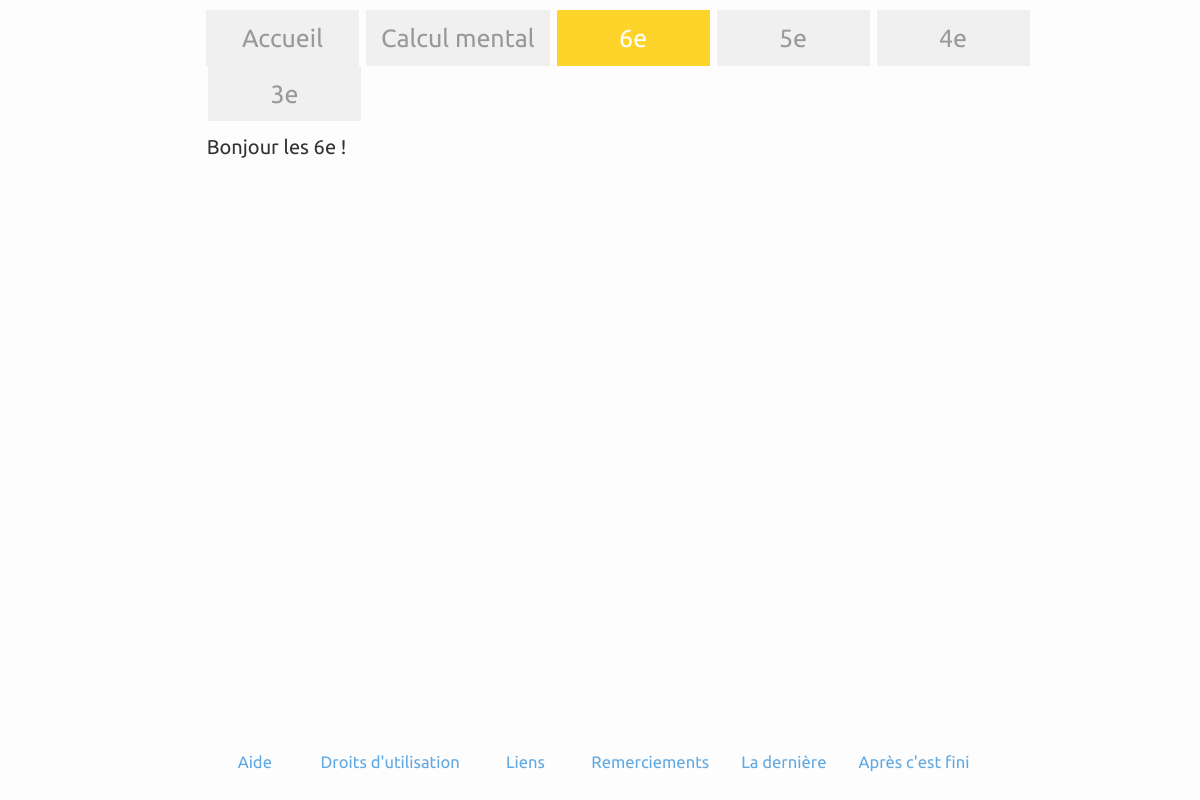
Before: /6e/ with the older database file.
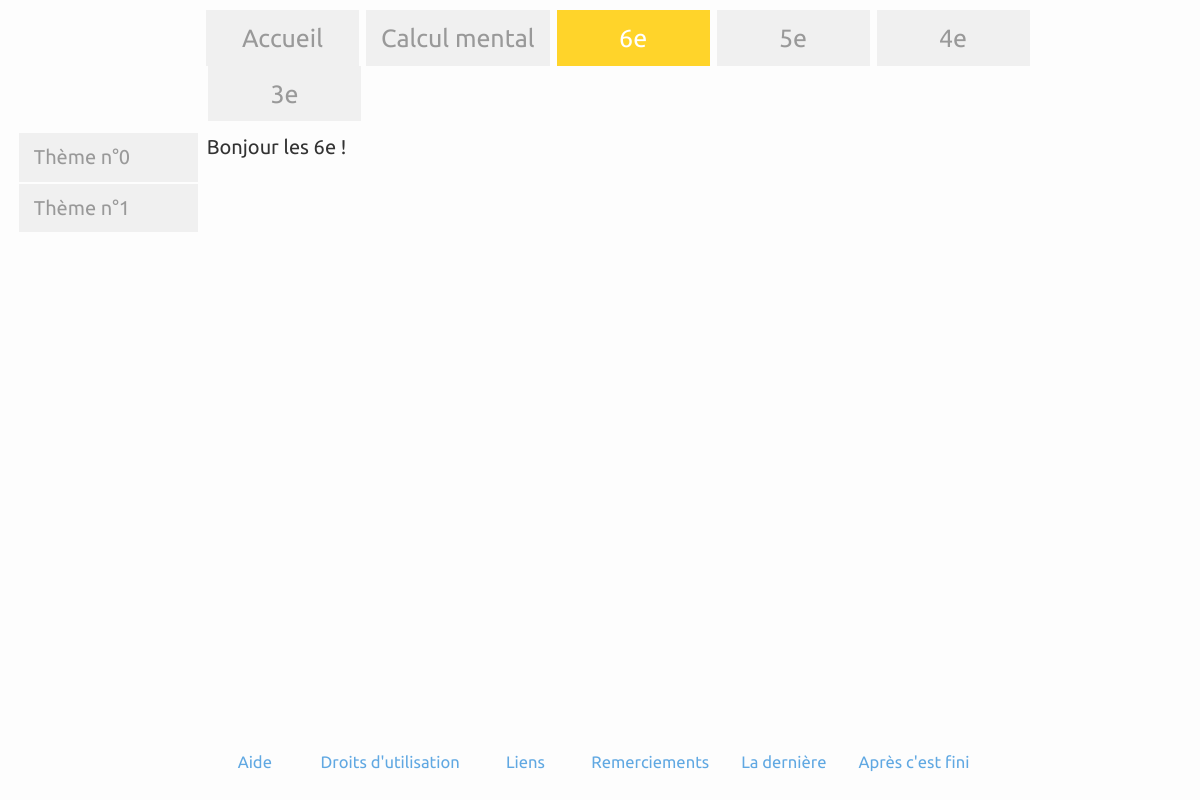
After: the same page with the newer database file.
### pages/models.py (models this page shows, shortened)
class Category(models.Model):
    class Meta:
        verbose_name_plural = "categories"
    order = models.PositiveSmallIntegerField()
    name = models.CharField(max_length=100)
    slug = models.SlugField(max_length=100, default='unset')
    text = models.TextField()

class FooterCategory(models.Model):
    class Meta:
        verbose_name_plural = "footer categories"
    order = models.PositiveSmallIntegerField()
    name = models.CharField(max_length=100)
    slug = models.SlugField(max_length=100, default='unset')
    text = models.TextField()

class Theme(models.Model):
    order = models.PositiveSmallIntegerField()
    name = models.CharField(max_length=100)
    slug = models.SlugField(max_length=100, default='unset')
    category = models.ForeignKey(Category, on_delete=models.CASCADE)

### pages/views.py (the view, shortened to what this page needs)
# urls.py: url(r'^(?P<category>[-\w]+)/$', views.build),
def build(request, category='', theme=''):
    category_slug = category
    footer = False
    get_category_object = Category.objects.filter(slug__exact=category_slug)
    if len(get_category_object):
        category_object = get_category_object[0]
    if footer:
        active_object = footer_object
    else:
        active_object = category_object
    navbar_slugs = [o.slug
                    for o in Category.objects.all().order_by('order')]
    navbar_links = ['/' + o.slug + '/'
                    for o in Category.objects.all().order_by('order')]
    navbar_links[0] = "/"
    navbar_entries = [o.name
                      for o in Category.objects.all().order_by('order')]
    navbar_infos = zip(navbar_slugs, navbar_links, navbar_entries)
    footer_links = [o.slug
                    for o in FooterCategory.objects.all().order_by('order')]
    footer_entries = [o.name
                      for o in FooterCategory.objects.all().order_by('order')]
    footer_infos = zip(footer_links, footer_entries)
    if footer:
        leftmenu_infos = []
    else:
        leftmenu_links = ['/' + o.category.slug + '/' + o.slug
                          for o in Theme.objects.filter(
                              category_id=category_object.id)
                          .order_by('order')]
        leftmenu_cat_slugs = [active_object.slug
                              for i in range(len(leftmenu_links))]
        leftmenu_entries = [o.name
                            for o in Theme.objects.filter(
                                category_id=category_object.id)
                            .order_by('order')]
        leftmenu_infos = zip(leftmenu_cat_slugs,
                             leftmenu_links,
                             leftmenu_entries)
    theme_slug = theme
    active_theme = ''
    tiles_infos = []
    return render_to_response('layout.html',
                              {'navbar_infos': navbar_infos,
                               'leftmenu_infos': leftmenu_infos,
                               'active_category': active_object.name,
                               'category_content': active_object.text,
                               'active_theme': active_theme,
                               'tiles_infos': tiles_infos,
                               'footer_infos': footer_infos,
                               'test_var': navbar_links,
                               })

### templates/layout.html (shortened to what this page needs)
<!DOCTYPE html>
<html>
<head>
    <link rel="stylesheet" href="https://maxcdn.bootstrapcdn.com/bootstrap/3.3.6/css/bootstrap.min.css">
    <link rel="stylesheet" href="https://maxcdn.bootstrapcdn.com/bootstrap/3.3.6/css/bootstrap-theme.min.css">
    <link rel="stylesheet" type="text/css" href="/static/css/fonts.css"/>
    <link rel="stylesheet" type="text/css" href="/static/css/layout.css"/>
    <link rel="stylesheet" type="text/css" href="/static/css/colors.css"/>
    <link rel="stylesheet" type="text/css" href="/static/css/shapes.css"/>
</head>
<body class="container-fluid">
    <div class=wrapper>
        <div class=body>
            <div class="row">
                <div class="col-md-12 navbar_row" role="navigation">
                    <ul class="nav nav-pills navbar_entries">
                        {% for slug, link, entry in navbar_infos %}
                            {% if active_category == entry %}
                                <li role="presentation" class="active navbar_entry navbar_active_{{ slug }}"><a href="{{ link }}">{{ entry }}</a></li>
                            {% else %}
                                <li role="presentation" class="navbar_entry navbar_{{ slug }}"><a href="{{ link }}">{{ entry }}</a></li>
                            {% endif %}
                        {% endfor %}
                    </ul>
                </div>
            </div>
            <div class="row">
                <div class="col-md-2 leftmenu_col" role="navigation">
                    <ul class="nav nav-pills nav-stacked">
                        {% for cat_slug, link, entry in leftmenu_infos %}
                            {% if active_theme == entry %}
                                <li role="presentation" class="active leftentry_cat_{{ cat_slug }}"><a href="{{ link }}">{{ entry }}</a></li>
                            {% else %}
                                <li role="presentation" class="leftentry_cat_{{ cat_slug }}"><a href="{{ link }}">{{ entry }}</a></li>
                            {% endif %}
                        {% endfor %}
                    </ul>
                </div>
                <div class="col-md-10 main">
                    {% if active_theme == '' %}
                        {{ category_content|safe }}
                    {% endif %}
                </div>
            </div>
        </div>
        <div class="footer row">
            <div class="col-md-12 footer_row" role="navigation">
                <ul class="nav nav-pills footer-entries">
                    {% for link, entry in footer_infos %}
                        {% if active_category == entry %}
                            <li role="presentation" class="active footer_entry active_footer_entry"><a href="/{{ link }}/">{{ entry }}</a></li>
                        {% else %}
                            <li role="presentation" class="footer_entry"><a href="/{{ link }}/">{{ entry }}</a></li>
                        {% endif %}
                    {% endfor %}
                </ul>
            </div>
        </div>
    </div>
</body>
</html>

### static/css/layout.css (style rules this page uses)
html, body { margin: 0; padding: 0; height: 100%; }
.wrapper { min-height: 100%; position: relative; }
.body { padding: 10px; padding-bottom: 60px; }
.navbar_row { padding: 0; margin-bottom: 1%; margin-left: 0.28%; display: flex; }
.navbar_entries { margin: 0; padding: 0; margin-left: 16.33%; width: 100%; }
.navbar_entry { min-width: 16%; padding-right: 0.5%; text-align: center; }
.leftmenu_col { padding-right: 0.75%; padding-left: 0.75%; }
.main { display: flex; flex-flow: row wrap; justify-content: space-between; width: 81.25%; margin: 0; padding: 0; }
.footer { position: absolute; bottom: 0; height: 60px; margin: 0; width: 100%; padding: 0; }
.footer_row { padding: 0; margin-left: 16.33%; width: 83.33%; }
.footer_entry { margin: 0; padding: 0; min-width: 10%; text-align: center; }

### static/css/colors.css (style rules this page uses)
body { background-color: #fdfdfd; }
.nav-pills > li.navbar_accueil > a { color: #999999; background-color: #f0f0f0; transition: all 0.6s ease 0s; }
.nav-pills > li.navbar_active_6e > a, .nav-pills > li.navbar_active_6e > a:hover, .nav-pills > li.navbar_active_6e > a:focus, .nav-pills > li.navbar_6e > a:hover, .nav-pills > li.navbar_6e > a:focus { color: white; background-color: #ffd42a; transition: all 0.6s ease 0s; }
.nav-pills > li.navbar_5e > a { color: #999999; background-color: #f0f0f0; transition: all 0.6s ease 0s; }
.nav-pills > li.navbar_4e > a { color: #999999; background-color: #f0f0f0; transition: all 0.6s ease 0s; }
.nav-pills > li.navbar_3e > a { color: #999999; background-color: #f0f0f0; transition: all 0.6s ease 0s; }
.nav-pills > li.navbar_calcul-mental > a { color: #999999; background-color: #f0f0f0; transition: all 0.6s ease 0s; }
.nav-stacked > li > a { color: #999999; background-color: #f0f0f0; transition: all 0.6s ease 0s; }
.col-md-10, .main { color: #333333; }
.nav-pills li.footer_entry a { color: #60a8e2; background-color: #fdfdfd; transition: all 0.6s ease 0s; }

### static/css/shapes.css (style rules this page uses)
.nav-pills > li > a { border-radius: 0; }

Changed rows visible on the page:
added Theme: leftmenu_infos "Thème n°0"
added Theme: leftmenu_infos "Thème n°1"
